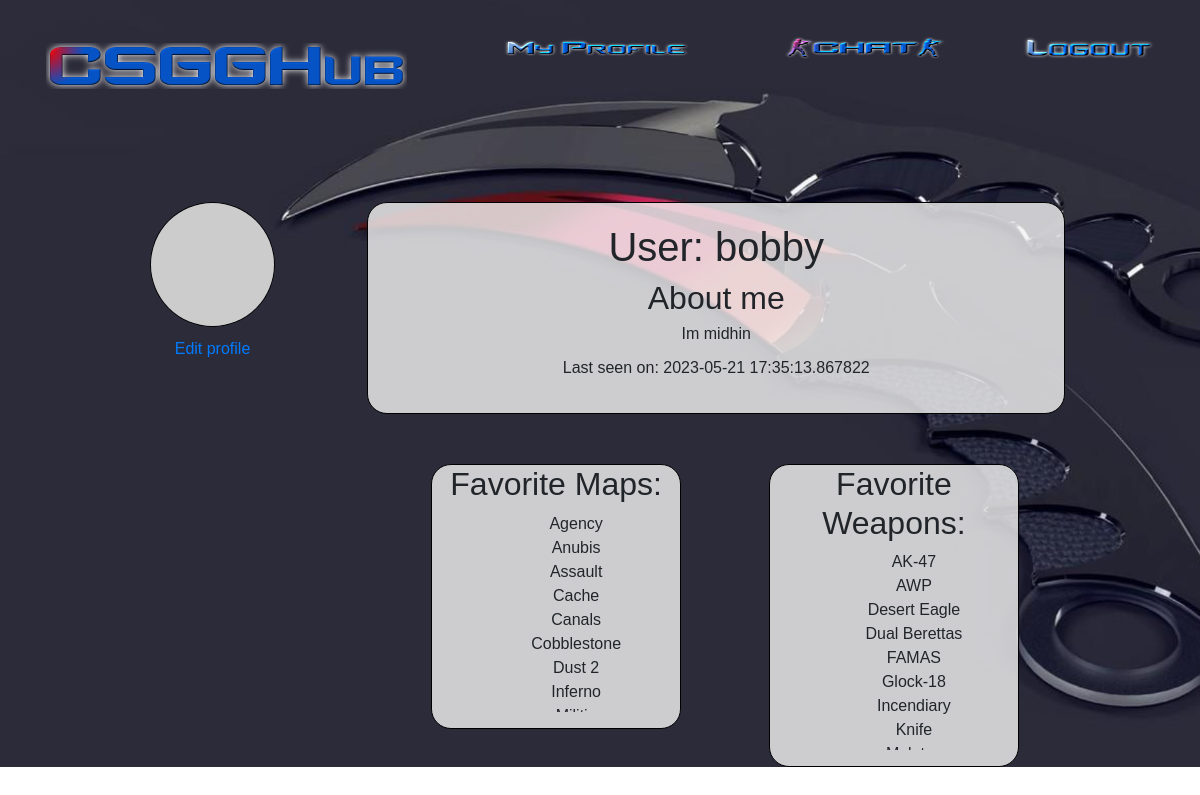
Screenshot of /profile/bobby (signed in) with the database file from the repository.
### app/models.py (models this page shows, shortened)
class User(UserMixin, db.Model):
    id = db.Column(db.Integer, primary_key=True)
    username = db.Column(db.String(64), index=True, unique=True)
    email = db.Column(db.String(120), index=True, unique=True)
    password_hash = db.Column(db.String(128))
    rank_id = db.Column(db.Integer, db.ForeignKey('rank.id'))
    private = db.Column(db.Boolean, default=False)
    chat = db.relationship('Chat', backref='author', lazy='dynamic')
    fav_weapons = db.relationship('FavWeapon', backref='user', lazy='dynamic')
    fav_maps = db.relationship('FavMap', backref='user', lazy='dynamic')
    about_me = db.Column(db.String(300))
    last_seen = db.Column(db.DateTime, default=datetime.utcnow)
    def avatar(self, size):
        digest = md5(self.email.lower().encode('utf-8')).hexdigest()
        return 'https://www.gravatar.com/avatar/{}?d=identicon&s={}'.format(
            digest, size)

class FavMap(db.Model):
    id = db.Column(db.Integer, primary_key=True)
    user_id = db.Column(db.Integer, db.ForeignKey('user.id'))
    map_id = db.Column(db.Integer, db.ForeignKey('map.id'))

class Map(db.Model):
    id = db.Column(db.Integer, primary_key=True)
    map_name = db.Column(db.String(64), unique=True)
    map_about = db.Column(db.String(500))
    users = db.relationship('FavMap', backref='map', lazy='dynamic')

class FavWeapon(db.Model):
    id = db.Column(db.Integer, primary_key=True)
    user_id = db.Column(db.Integer, db.ForeignKey('user.id'))
    weapon_id = db.Column(db.Integer, db.ForeignKey('weapon.id'))

class Weapon(db.Model):
    id = db.Column(db.Integer, primary_key=True)
    weapon_name = db.Column(db.String(64), unique=True)
    category = db.Column(db.String(64))
    description = db.Column(db.String(500))
    users = db.relationship('FavWeapon', backref='weapon', lazy='dynamic')

### app/routes.py (the view)
@app.route('/profile/<username>')
@login_required
def profile(username):
    user=User.query.filter_by(username=current_user.username).first_or_404()
    if (current_user.username !=username):
        anotherUser=User.query.filter_by(username=username).first_or_404()
        if anotherUser.private:
            flash(f"User '{username}' has set their profile to private. You have been redirected to your profile")
        else:
            return render_template("profile.html", title='My Profile', user=anotherUser)
    return render_template("profile.html", title='My Profile', user=user)

### app/models.py (called while the page is built)
@login.user_loader
def load_user(id):
    return User.query.get(int(id))

### app/routes.py (called while the page is built)
@app.before_request
def before_request():
    if current_user.is_authenticated:
        current_user.last_seen = datetime.utcnow()
        db.session.commit()

### app/templates/profile.html (shortened to what this page needs)
{% extends "base.html" %}
{% block content %}
<div class="profileBox col-11">
    <div class="row">
        <div class="col-2">
            <img class= "profileImage" src="{{ user.avatar(128) }}" alt="profileImage">
            {% if current_user == user %}
    <p style="text-align: center;"><a href="{{ url_for('edit_profile') }}" class="edit-button">Edit profile</a></p>
{% endif %}
        </div>
        <div class="profileInfo offset-1 col-9">
            <h1>User:  {{user.username }}</h1>
            <h2>About me</h2>
            {% if user.about_me %}
                <p>{{ user.about_me }}</p>
            {% endif %}
            {% if user.last_seen %}
                <p>Last seen on: {{ user.last_seen }}</p>
            {% endif %}
        </div>
    </div>
</div>
<div class="playerFavs col-10">
    <div class="gunsAndMaps offset-3 col-3">
        <h2>Favorite Maps:</h2>
        <div class="test">
            {% if user.fav_maps %}
                <ul>
                    {% for fav_map in user.fav_maps %}
                        <li>{{ fav_map.map.map_name }}</li>
                    {% endfor %}
                </ul>
            {% endif %}
        </div>
    </div>
    <div class="gunsAndMaps offset-1 col-3">
        <h2>Favorite Weapons:</h2>
        <div class="test">
            {% if user.fav_weapons %}
                <ul>
                    {% for fav_weapon in user.fav_weapons %}
                        <li>{{ fav_weapon.weapon.weapon_name }}</li>
                    {% endfor %}
                </ul>
            {% endif %}
        </div>
    </div>
</div>
{% endblock %}

### app/static/style.css (style rules this page uses)
* { font-family: Arial, Helvetica, sans-serif; }
body { background-color: rgb(2, 0, 36); background-color: linear-gradient(90deg, rgba(2, 0, 36, 1) 0%, rgba(9, 9, 121, 1) 35%, rgba(0, 212, 255, 1) 100%); }
.profileBox { height: auto; margin: auto; padding: 0 100px; padding-top: 100px; }
.profileImage { border: solid 1px black; width: 100%; border-radius: 100%; margin-bottom: 10px; }
.profileInfo { border: solid 1px black; background-color: rgba(245, 245, 245,0.8); border-radius: 20px; padding: 20px; font: 1em arial,sans-serif; }
.profileBox>div { text-align: center; }
.playerFavs { margin: auto; padding: 0; text-align: center; }
.gunsAndMaps { background-color: rgba(245, 245, 245,0.8); border: solid 1px black; display: inline-block; vertical-align: top; border-radius: 20px; }
.test ul { max-height: 200px; overflow: auto; text-align: center; list-style: none; }

### app/templates/profile.html (style rules this page uses)
body { background: url('/static/ProfileBg.jpg'), radial-gradient(rgb(50, 22, 175) 0%, rgb(0, 0, 0) 100%); background-repeat: no-repeat; background-size:cover; }

### rows the page displays
User: username "bobby", about_me "Im midhin", last_seen "2023-05-21 17:35:13.867822"
FavMap: map.map_name "Agency"
FavMap: map.map_name "Anubis"
FavMap: map.map_name "Assault"
FavMap: map.map_name "Cache"
FavMap: map.map_name "Canals"
FavMap: map.map_name "Cobblestone"
FavMap: map.map_name "Dust 2"
FavMap: map.map_name "Inferno"
FavWeapon: weapon.weapon_name "AK-47"
FavWeapon: weapon.weapon_name "AWP"
FavWeapon: weapon.weapon_name "Desert Eagle"
FavWeapon: weapon.weapon_name "Dual Berettas"
FavWeapon: weapon.weapon_name "FAMAS"
FavWeapon: weapon.weapon_name "Glock-18"
FavWeapon: weapon.weapon_name "Incendiary"
FavWeapon: weapon.weapon_name "Knife"
